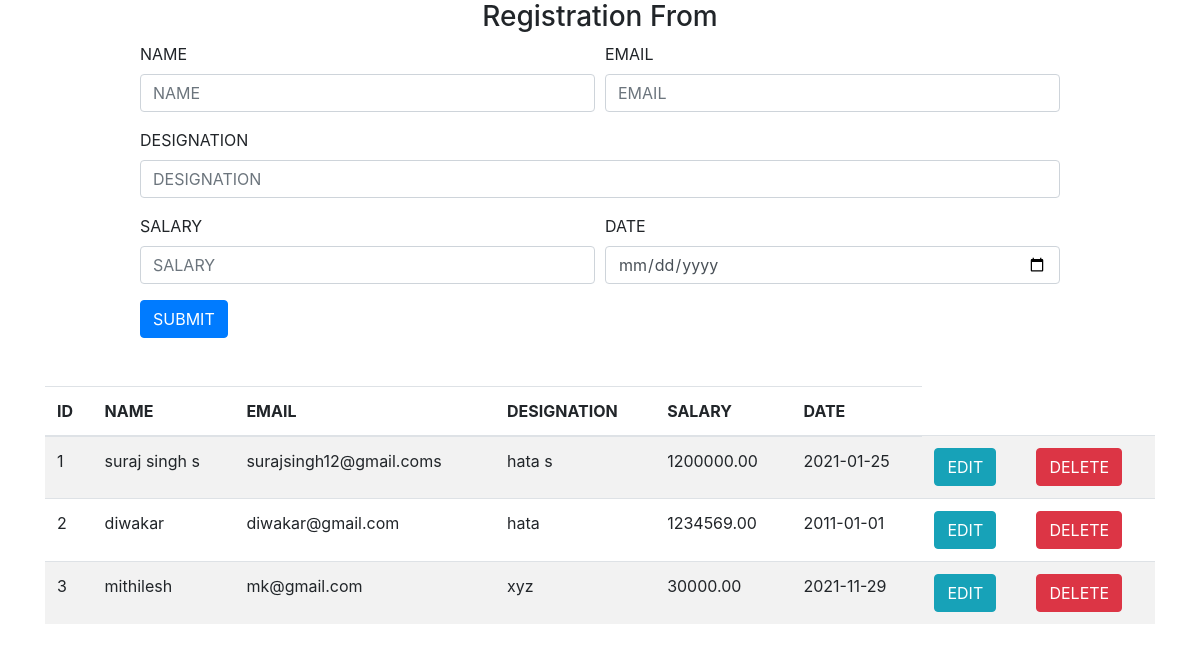
The page / on the database its author committed.
### tables this page shows
CREATE TABLE `test_form` (
  `id` int(10) NOT NULL,
  `name` varchar(100) DEFAULT NULL,
  `email` varchar(100) DEFAULT NULL,
  `designation` varchar(100) DEFAULT NULL,
  `salary` float(20,2) DEFAULT NULL,
  `date` date NOT NULL DEFAULT current_timestamp()
);

### index.php (the view, shortened to what this page needs)
<!DOCTYPE html>
<html>
<head>
  <link rel="stylesheet" href="https://maxcdn.bootstrapcdn.com/bootstrap/4.5.2/css/bootstrap.min.css">
</head>
<body>
	<div class="container">
		<h3 class="text-center">Registration From</h3>
		<div class="row">
			<div class="col-md-1">
			</div>
			<div class="col-md-10">
				<form class="test-form">
  <div class="form-row">
  	<div class="form-group col-md-6">
      <label>NAME</label>
      <input type="text" name="name" class="form-control required" value="<?php echo $result['name']; ?>" placeholder="NAME">
    </div>
    <div class="form-group col-md-6">
      <label>EMAIL</label>
      <input type="email" name="email" class="form-control required email-val" placeholder="EMAIL">
    </div>
  </div>
  <div class="form-group">
    <label>DESIGNATION</label>
    <input type="text" name="desig" class="form-control required" placeholder="DESIGNATION">
  </div>
  <div class="form-row">
    <div class="form-group col-md-6">
      <label>SALARY</label>
      <input type="number" name="salary" class="form-control required" placeholder="SALARY">
    </div>
    <div class="form-group col-md-6">
      <label>DATE</label>
      <input type="date" name="date" class="form-control required" placeholder="DATE">
    </div>
  </div>
  <button type="submit" class="btn btn-primary submit">SUBMIT</button>
</form>
			</div>
			<div class="col-md-1"></div>
		</div>
	</div>
	<div class="container mt-5">
		<div class="row">
			<div class="col-md-12 table-responsive">
				<table class="table table-striped">
		  <thead>
		    <tr>
		      <th scope="col">ID</th>
		      <th scope="col">NAME</th>
		      <th scope="col">EMAIL</th>
		      <th scope="col">DESIGNATION</th>
		      <th scope="col">SALARY</th>
		      <th scope="col">DATE</th>
		    </tr>
		  </thead>
		  <tbody>
		   	<?php
		   		require 'connection.php';
		   		$select = "SELECT * FROM test_form";
		   		$response = $conn->query($select);
		   		if($response -> num_rows != 0 )
				{
					foreach ($response as $value) {
						?>
							<tr>
								<td><?php echo $value['id']; ?></td>
								<td><?php echo $value['name']; ?></td>
								<td><?php echo $value['email']; ?></td>
								<td><?php echo $value['designation']; ?></td>
								<td><?php echo $value['salary']; ?></td>
								<td><?php echo $value['date']; ?></td>
								<td><button value="<?php echo $value['id']; ?>" class="btn btn-info edit">EDIT</button></td>
								<td><button value="<?php echo $value['id']; ?>" class="btn btn-danger delete">DELETE</button></td>
							</tr>
						<?php
					}
				}
		   	 ?>
		  </tbody>
		</table>
			</div>
		</div>
	</div>
</body>
</html>

### rows shown on the page
test_form: id "1", name "suraj singh s", email "surajsingh12@gmail.coms", designation "hata s", salary "1200000.00", date "2021-01-25"
test_form: id "2", name "diwakar", email "diwakar@gmail.com", designation "hata", salary "1234569.00", date "2011-01-01"
test_form: id "3", name "mithilesh", email "mk@gmail.com", designation "xyz", salary "30000.00", date "2021-11-29"
